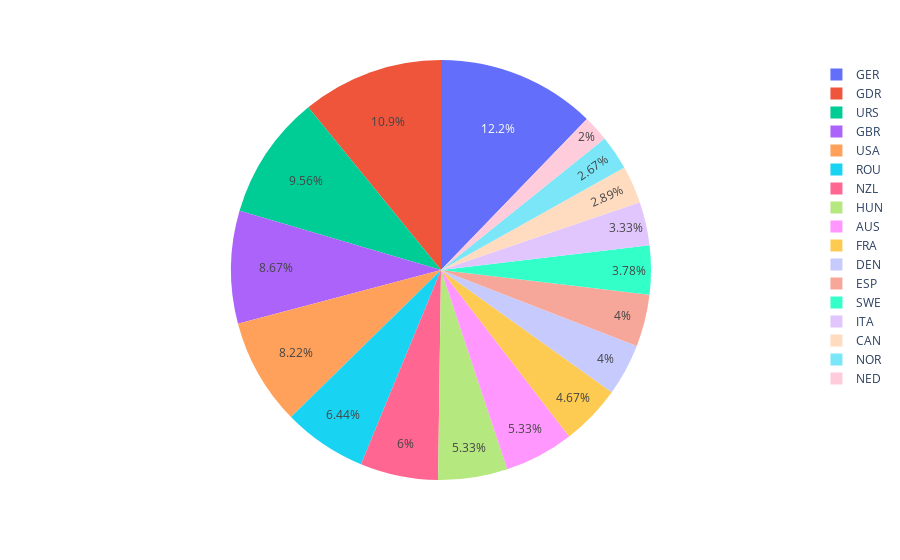

Here is the notebook cell this chart was saved with:
### Code cell
def  unique_medals( df ):
    set_year_medal_event = set()
    for idx, row in df.dropna( subset=["Medal"] ).iterrows():
        set_year_medal_event.add(f" {row['Year']}|{row['Event']}|{row['NOC']}|{row['Medal']} ")
    len(set_year_medal_event)

    year = [ row.split("|")[0][1:] for row in set_year_medal_event ]
    event = [ row.split("|")[1] for row in set_year_medal_event ]
    noc = [ row.split("|")[2] for row in set_year_medal_event ]
    medal = [ row.split("|")[3][:-1] for row in set_year_medal_event ]

    df_um = pd.DataFrame(   
        {"Year":year, "Medal":medal, "NOC":noc, "Event":event}
    ) 

    return df_um


df_new = unique_medals( df_water_craft[df["Medal"] == "Gold"] )

df_new.head()
df_new = df_new.groupby("NOC", as_index=False)["Medal"].count()
#df_new.set_index("NOC", inplace=True)
df_new.sort_values("Medal", ascending=False, inplace=True)
fig = px.pie(df_new[0:17], values='Medal', names='NOC')
fig.show()

### Figure 1 — Plotly figure (JSON) as saved in the notebook; plotly's stock layout.template omitted (floating-point values rounded to 4 significant figures)
{"data": [{"domain": {"x": [0, 1], "y": [0, 1]}, "hovertemplate": "NOC=%{label}<br>Medal=%{value}<extra></extra>", "labels": ["GER", "GDR", "URS", "GBR", "USA", "ROU", "NZL", "HUN", "AUS", "FRA", "DEN", "ESP", "SWE", "ITA", "CAN", "NOR", "NED"], "legendgroup": "", "name": "", "showlegend": true, "type": "pie", "values": [55, 49, 43, 39, 37, 29, 27, 24, 24, 21, 18, 18, 17, 15, 13, 12, 9]}], "layout": {"legend": {"tracegroupgap": 0}, "margin": {"t": 60}}}
